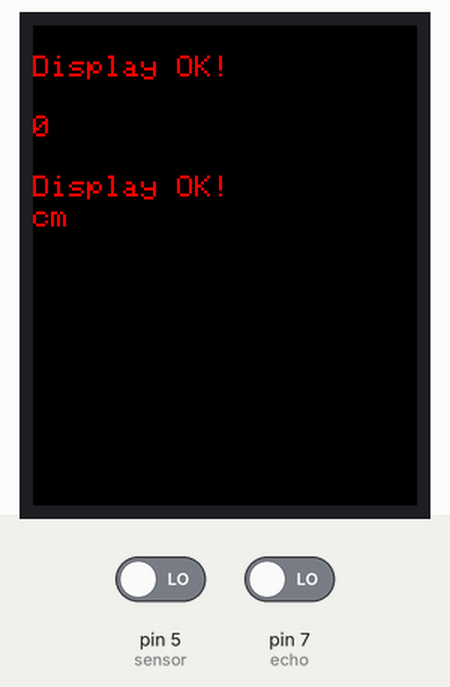
Bench run of a sketch on a simulated Arduino Uno, built with avr-gcc and run on an emulated ATmega328P. Parts: 128×160 colour display. Inputs (shaded band) come from the test bench; at power-on: pin 5 (sensor) LOW, pin 7 (echo) LOW. What the sketch prints to the serial monitor is not drawn.

Above: at 1.3 s.
1.4 s: pin 5 (sensor) driven HIGH
At 2.8 s:
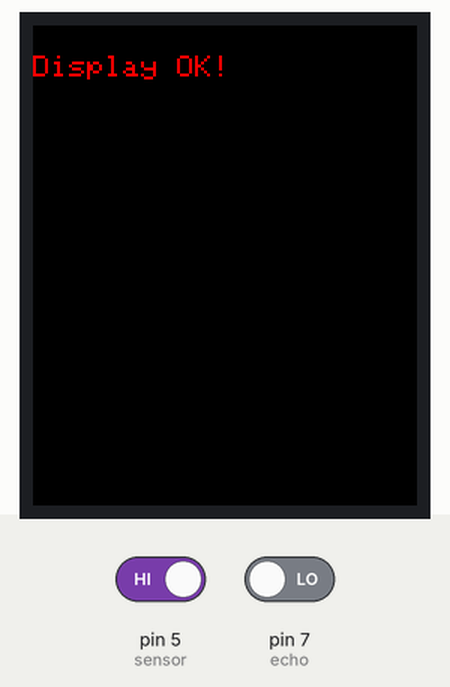
At 3.7 s:
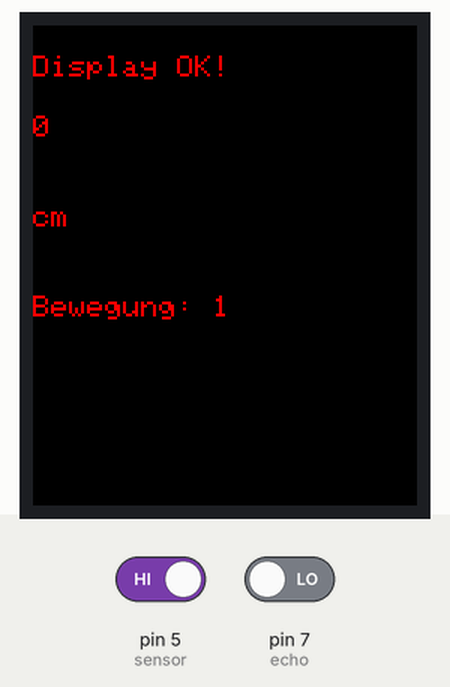
5.7 s: pin 5 (sensor) driven LOW
At 8.1 s:
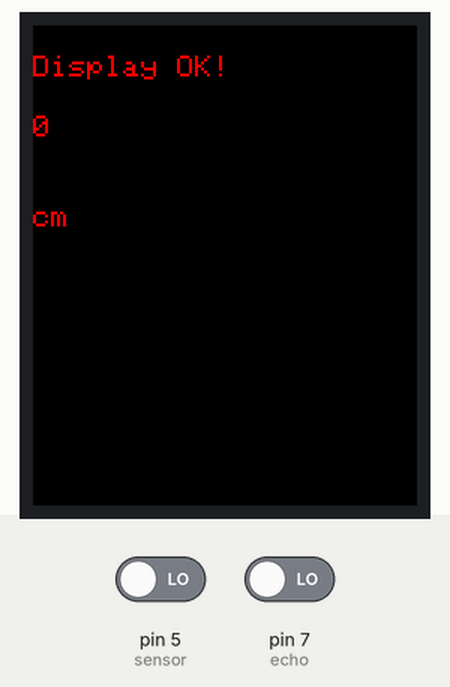
Timing chart, 0 to 9.6 s (numbered marks = the images above; inputs shaded):
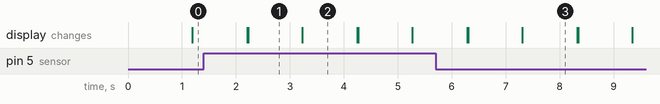

The sketch:

SensorDisplayTester.ino
```cpp
#include <Adafruit_GFX.h>     // Core graphics library
#include <Adafruit_ST7735.h>  // Hardware-specific library for ST7735
#include <SPI.h>
#define TFT_CS 10
#define TFT_RST 8
#define TFT_DC 9
Adafruit_ST7735 tft = Adafruit_ST7735(TFT_CS, TFT_DC, TFT_RST);

int trigger = 6;  // Trigger zum Senden des Signals
int echo = 7;     // Echo zum Empfangen des relektierten Signals
int sensor = 5;   // PIR Sensor


void setup(void) {
  Serial.begin(9600);
  tft.initR(INITR_BLACKTAB);  // Init ST7735S chip, black tab
  tft.fillScreen(ST77XX_BLACK);
  drawText("Display OK!", 0, 50, ST77XX_RED, 1);
  pinMode(trigger, OUTPUT);  // Trigger-Pin ist ein Ausgang
  pinMode(echo, INPUT);      // Echo-Pin ist ein Eingang
  pinMode(sensor, INPUT);
  Serial.println("Setup abgeschlossen!");
}

void loop() {
  drawText("Display OK!", 0, 10, ST77XX_RED, 1);

  digitalWrite(trigger, LOW);
  delay(5);
  digitalWrite(trigger, HIGH);
  delay(10);
  digitalWrite(trigger, LOW);

  int dauer = pulseIn(echo, HIGH);
  int entfernung = (dauer / 2) * 0.03432;
  drawText(String(entfernung), 0, 30, ST77XX_RED, 1);
  drawText("cm", 0, 60, ST77XX_RED, 1);
  Serial.println("Entfernung: " + String(entfernung));
  int wert = digitalRead(sensor);
  if (wert == HIGH) {
    drawText("Bewegung: " + String(wert), 0, 90, ST77XX_RED, 1);
    Serial.println("Bewegung: " + String(wert));
  }
  delay(1000);
  tft.fillScreen(ST77XX_BLACK);
}

void drawText(String text, uint16_t color) {
  drawText(text, 0, 50, color, 2);
}

void drawText(String text, int x, int y, uint16_t color, int size) {
  tft.setCursor(x, y);
  tft.setTextColor(color);
  tft.setTextSize(size);
  tft.setTextWrap(true);
  tft.print(text);
}

void fillScreenBlink(uint16_t color1, uint16_t color2) {
  tft.fillScreen(color1);
  delay(1000);
  tft.fillScreen(color2);
}
```

Measured:
- after the input at 1.4 s, the display: first differs from a run without the input after 1.8 s (image 2)
- after the input at 5.7 s, the display: first differs from a run without the input after 1.6 s (image 3)
- what the display in image 1 shows lasts 1.0 s, from 2.2 s to 3.2 s
